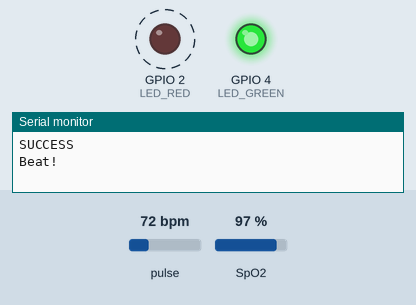
This program was run on a simulated ESP32. On the bench: output pins drawn as LEDs (lit = HIGH), the last lines printed to the serial monitor. Dashed ring = blinking. Inputs (shaded band) come from the test bench; at power-on: pulse 72 bpm, SpO2 97 %.

Above: at 1.0 s.
1.8 s: pulse set to 130 bpm
At 2.64 s:
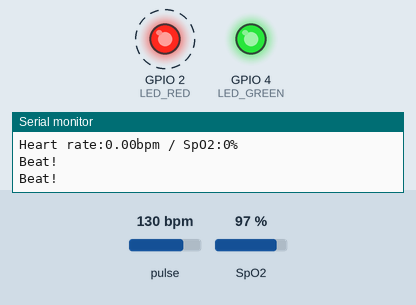
5.3 s: pulse set to 42 bpm
At 7.81 s:
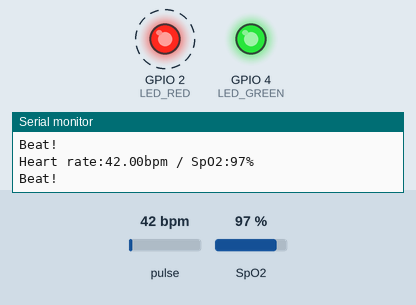
Timing chart, 0 to 14.8 s (numbered marks = the images above; inputs shaded):
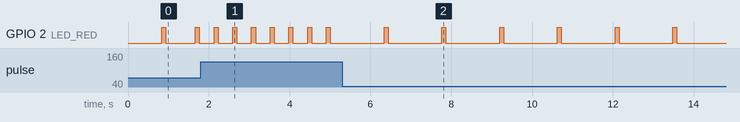

Measured:
- after the input at 1.8 s, GPIO 2 (LED_RED): alternates HIGH for 0.10 s and LOW for 0.36 s, starting after 0.33 s
- after the input at 5.3 s, GPIO 2 (LED_RED): alternates HIGH for 0.10 s and LOW for 1.3 s, starting after 1.0 s
- by itself, GPIO 2 (LED_RED): alternates HIGH for 0.10 s and LOW for 0.73 s

The program:

main.cpp
```cpp
#include <Arduino.h>
#include "WNM.h"

#include <Wire.h>
#include "MAX30100_PulseOximeter.h"

#define LED_RED 2
#define LED_GREEN 4
#define REPORTING_PERIOD_MS 1000

//Global variables
String wifiConnected = "";
WNM::Wifi wifi;
char SSID[] = "JKLMN 2.4";
char PASS[] = "pandemia2020";
PulseOximeter pox;
MAX30100 chip;

uint32_t tsLastReport = 0;

//Functions declaration
String WifiScanOpenNet();

void onBeatDetected()
{
  Serial.println("Beat!");
  digitalWrite(LED_RED,HIGH);
  delay(100);
  digitalWrite(LED_RED,LOW);
}

void setup() {
  Serial.begin(115200);
  pinMode(LED_RED,OUTPUT);
  pinMode(LED_GREEN,OUTPUT);
  delay(500);

  if (!pox.begin()) {
    Serial.println("FAILED");
    for(;;);
  } else {
    Serial.println("SUCCESS");
  };

  digitalWrite(LED_GREEN, HIGH);

  pox.setIRLedCurrent(MAX30100_LED_CURR_7_6MA);
  pox.setOnBeatDetectedCallback(onBeatDetected);
  chip.startTemperatureSampling();

  //wifi.connect(SSID, PASS);
  //wifi.printInfo();

  //Serial.setTimeout(2000);
}

void loop() {
  // Make sure to call update as fast as possible
  pox.update();

  // Asynchronously dump heart rate and oxidation levels to the serial
  // For both, a value of 0 means "invalid"
  if (millis() - tsLastReport > REPORTING_PERIOD_MS) {
      Serial.print("Heart rate:");
      Serial.print(pox.getHeartRate());
      Serial.print("bpm / SpO2:");
      Serial.print(pox.getSpO2());
      Serial.println("%");

      tsLastReport = millis();
  }

  /*
  digitalWrite(LED, !digitalRead(LED));
  Serial.println("LED");
  delay(1000);
  if(Serial.available()){
    String y = Serial.readStringUntil('\n');
    Serial.println("String capturada: "+y);
    Serial.println(x[std::atoi(y.c_str())]);
  }

  //Retorna o nome da rede aberta com melhor sinal
  String ssid = WifiScanOpenNet();

  if (ssid != "" && ssid != wifiConnected) {
    //Se retornou nome de rede wifi e a rede for diferente da atual, tenta a conexão
    //WifiConnect(ssid);
    ;

  } else if (ssid != "" && ssid == wifiConnected) {
    //Se retornou nome de rede wifi e a rede for igual a atual, permanece conectado
    Serial.println("Ja conectado na rede!\n");

  } else if (ssid == "" || WiFi.status() != WL_CONNECTED) {
    //Se não retornou nome de rede wifi ou o status da conexão estiver diferente de conectado
    WiFi.disconnect();
    wifiConnected = "";
    digitalWrite(LED_BUILTIN, LOW);
  }

  delay(20000);
  */
}
```
